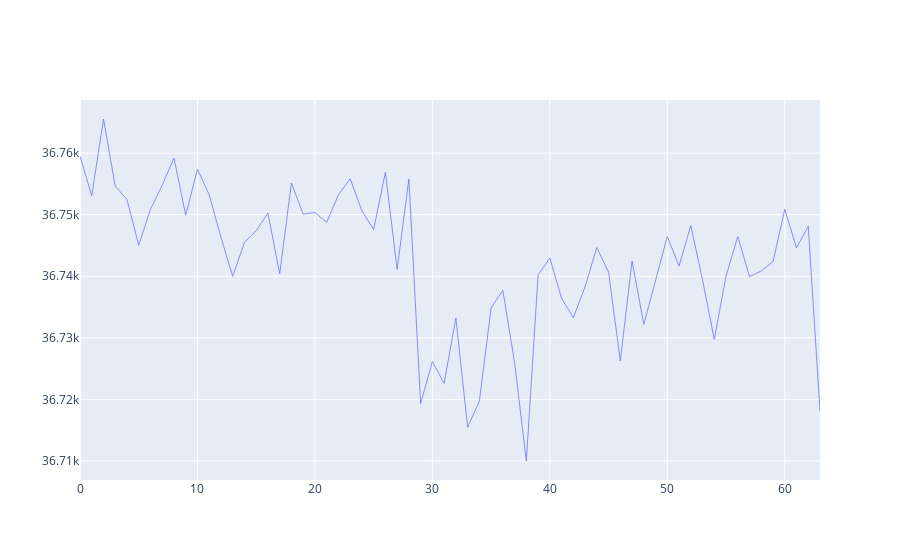

The notebook cell this image was saved under:
### Code cell
#use interpolate to fill the gaps
df8 = df7.interpolate(method='linear')
#There are missing values between 48 and 50
fig = go.Figure()

# Add traces
fig.add_trace(go.Scatter(y=df8["M"],
                    mode='lines',
                    name='M',
                    line=dict(width=0.75)))

fig.update_layout(
    title_text='Total Intensity Geomagnetic Field', # title of plot
    xaxis_title_text='Time (6 hr increments)', # xaxis label
    yaxis_title_text='B(nT)', # yaxis label
)

fig.show()

### Figure 1 — Plotly figure (JSON) as saved in the notebook; plotly's stock layout.template omitted (floating-point values rounded to 4 significant figures)
{"data": [{"line": {"width": 0.75}, "mode": "lines", "name": "M", "type": "scatter", "y": [36760.0, 36750.0, 36770.0, 36750.0, 36750.0, 36750.0, 36750.0, 36750.0, 36760.0, 36750.0, 36760.0, 36750.0, 36750.0, 36740.0, 36750.0, 36750.0, 36750.0, 36740.0, 36760.0, 36750.0, 36750.0, 36750.0, 36750.0, 36760.0, 36750.0, 36750.0, 36760.0, 36740.0, 36760.0, 36720.0, 36730.0, 36720.0, 36730.0, 36720.0, 36720.0, 36730.0, 36740.0, 36730.0, 36710.0, 36740.0, 36740.0, 36740.0, 36730.0, 36740.0, 36740.0, 36740.0, 36730.0, 36740.0, 36730.0, 36740.0, 36750.0, 36740.0, 36750.0, 36740.0, 36730.0, 36740.0, 36750.0, 36740.0, 36740.0, 36740.0, 36750.0, 36740.0, 36750.0, 36720.0]}], "layout": {}}
